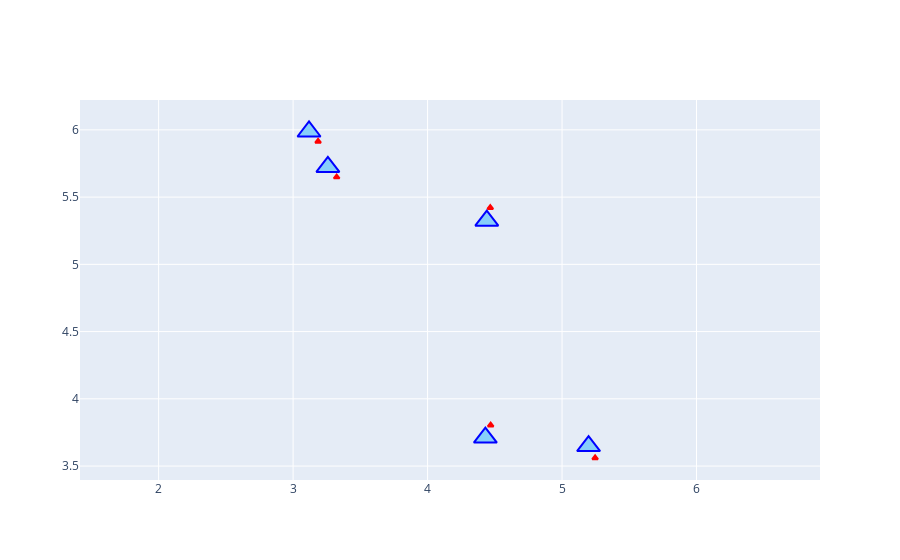

The notebook cell saved with this chart:
### Code cell
import plotly.graph_objects as go

x = np.random.uniform(low=3, high=6, size=(5,))
labeltext = ["foo", "bar", "bla", "blubb", "usw"]
y = np.random.uniform(low=3, high=6, size=(5,))

angles = np.random.uniform(low=0, high=2*np.pi, size=(5,))
x_dir = 0.1*np.cos(angles) + x
y_dir = 0.1*np.sin(angles) + y

# Build figure
fig = go.Figure()
fig.update_yaxes(
    scaleanchor = "x",
    scaleratio = 1,
  )
hover_dicts = [
    {
            "text": labeltext,
            "hovertemplate":
                f"<b>{labeltext}</b><br/>Population: foo",
    },
    {
            "hoverinfo": 'skip',
    }
]
for x_, y_, s, c, line_c, hover_dict in [(x, y, 20, 'LightSkyBlue', 'blue', hover_dicts[0]), (x_dir, y_dir, 5, 'red', 'red', hover_dicts[1])]:
    fig.add_trace(
        go.Scatter(
            mode='markers',
            x=x_,
            y=y_,
            marker=dict(
                color=c,
                size=s,
                line=dict(
                    color=line_c,
                    width=2
                ),
                symbol='triangle-up'
            ),
            showlegend=False,
            **hover_dict
        )
    )
fig.show()

### Figure 1 — Plotly figure (JSON) as saved in the notebook; plotly's stock layout.template omitted (floating-point values rounded to 4 significant figures)
{"data": [{"hovertemplate": "<b>['foo', 'bar', 'bla', 'blubb', 'usw']</b><br/>Population: foo", "marker": {"color": "LightSkyBlue", "line": {"color": "blue", "width": 2}, "size": 20, "symbol": "triangle-up"}, "mode": "markers", "showlegend": false, "text": ["foo", "bar", "bla", "blubb", "usw"], "type": "scatter", "x": [4.44, 4.43, 5.197, 3.118, 3.259], "y": [5.325, 3.712, 3.648, 5.988, 5.725]}, {"hoverinfo": "skip", "marker": {"color": "red", "line": {"color": "red", "width": 2}, "size": 5, "symbol": "triangle-up"}, "mode": "markers", "showlegend": false, "type": "scatter", "x": [4.466, 4.469, 5.246, 3.186, 3.324], "y": [5.422, 3.804, 3.561, 5.914, 5.649]}], "layout": {"yaxis": {"scaleanchor": "x", "scaleratio": 1}}}
